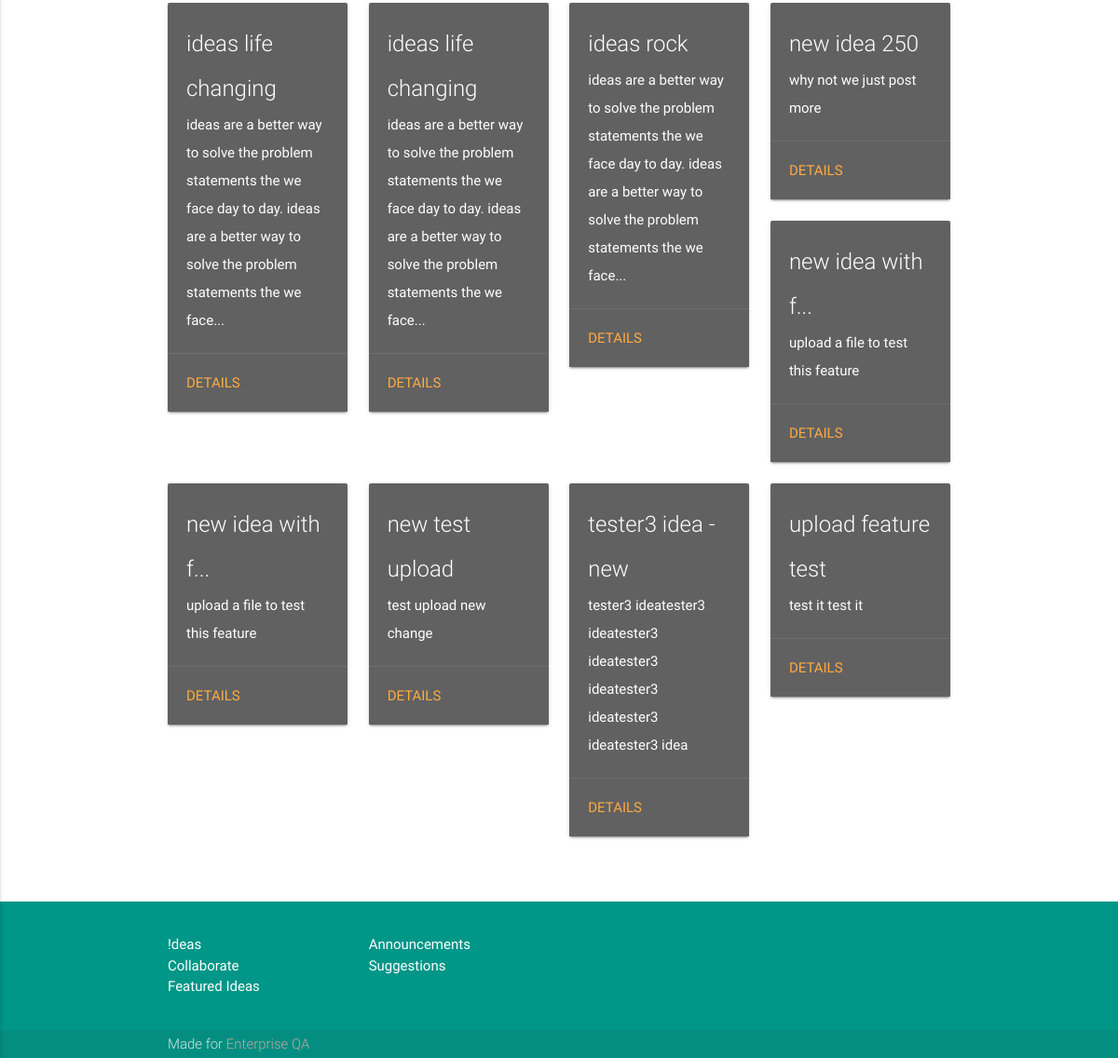
Page /ideas (lower part) on the earlier database version.
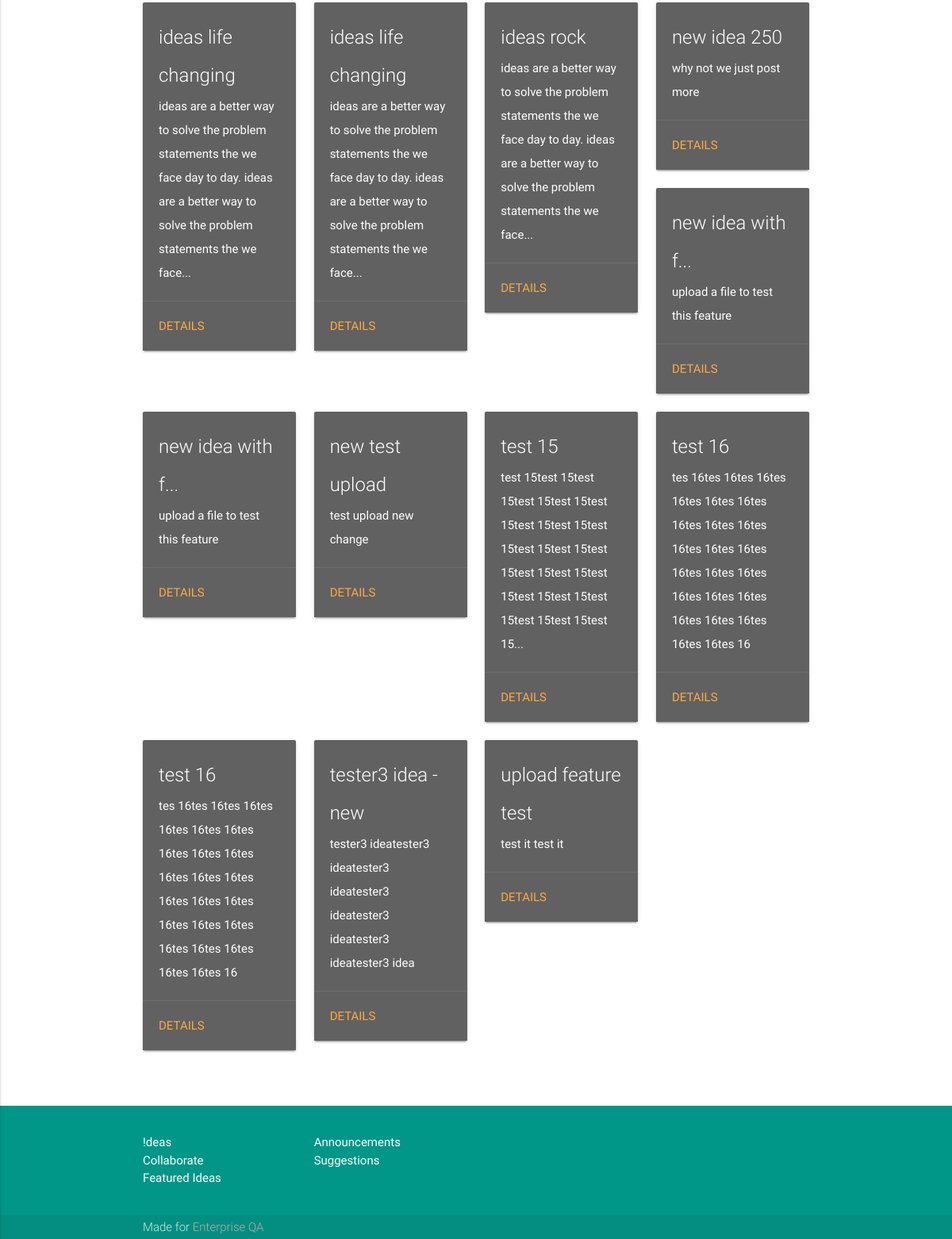
Same page on the later database version.
### database.py (models this page shows)
class Ideas(Base):
    __tablename__ = 'ideas'
    id = Column(Integer, primary_key=True)
    title = Column(String(150), nullable=False)
    summary = Column(String(2000), nullable=False)
    tags = Column(String(30), nullable=True)
    filename = Column(String(50), nullable=True)
    filePath = Column(String(100), nullable=True)
    user_id = Column(Integer, ForeignKey(User.id))
    isActive = Column(Boolean, default=True)
    usability = Column(Boolean, default=False)
    createdDate = Column(DateTime(timezone=True), server_default=func.now())
    updatedDate = Column(DateTime(timezone=True), onupdate=func.now())
    user = relationship(User)
    '''@property
    def serialize(self):
    """Return object data in easily serializeable format"""
    return {
        'id': self.id,
        'title': self.title,
        'summary': self.summary,
    }'''

### app.py (the view)
@app.route('/ideas')
def ideas():
    ideasList = dbsession.query(Ideas).order_by(Ideas.title).all()
    return render_template('ideas/index.html', ideas=ideasList)

### templates/ideas/index.html (shortened to what this page needs)
{% extends "layout.html" %}
{% block content %}
  <div class="container">
    <div class="section">
      <div class="row">
        {%  for idea in ideas %}
            <div class="col s12 m6 l3">
                <div class="card grey darken-2 hoverable">
                    <div class="card-content white-text">
                        <span class="card-title">{{ idea.title  | truncate(18, true)}}</span>
                        <p>{{ idea.summary | truncate(150, true) }}</p>
                    </div>
                    <div class="card-action">
                        <a href="{{ url_for('ideaDetails', idea_id=idea.id)}}">Details</a>
                    </div>
                </div>
            </div>
          {% endfor %}
        </div>
    </div>
  </div>
    <div class="fixed-action-btn" style="top: 60px; right: 24px;">
    </div>
{% endblock %}

### templates/layout.html (shortened to what this page needs)
<!DOCTYPE html>
<html lang="en">
<head>
  <link rel="stylesheet" type="text/css" href="{{ url_for('static', filename='css/materialize.css') }}">
  <link rel="stylesheet" type="text/css" href="{{ url_for('static', filename='css/style.css') }}" media="screen,projection"/>
</head>
<body>
  <main>
      <div class="row">
            {% block content %}
            {% endblock %}
      </div>
</main>
  <footer class="page-footer teal">
    <div class="container">
      <div class="row">
        <div class="col l3 s12">
          <ul>
            <li><a class="white-text" href="{{ url_for('ideas') }}">!deas</a></li>
            <li><a class="white-text" href="#!">Collaborate</a></li>
            <li><a class="white-text" href="{{ url_for('tools') }}">Featured Ideas</a></li>
          </ul>
        </div>
        <div class="col l3 s12">
          <ul>
            <li><a class="white-text" href="#!">Announcements</a></li>
            <li><a class="white-text" href="#!">Suggestions</a></li>
          </ul>
        </div>
      </div>
    </div>
    <div class="footer-copyright">
      <div class="container">
      Made for <a class="brown-text text-lighten-3" href="#">Enterprise QA</a>
      </div>
    </div>
  </footer>
  </body>
</html>

### static/css/style.css (style rules this page uses)
p { line-height: 2rem; }
footer.page-footer { margin: 0; }

### templates/layout.html (style rules this page uses)
body { display: flex; min-height: 100vh; flex-direction: column; }
main { flex: 1 0 auto; }

Differences in the rows shown:
added Ideas: title "test 15", summary "test 15test 15test 15test 15test 15test 15test 15test 15test 15test 15test 15test 15test 15test 15test 15test 15test 15test 15test 15test 15test 15..."
added Ideas: title "test 16", summary "tes 16tes 16tes 16tes 16tes 16tes 16tes 16tes 16tes 16tes 16tes 16tes 16tes 16tes 16tes 16tes 16tes 16tes 16tes 16tes 16tes 16tes 16tes 16tes 16"
added Ideas: title "test 16", summary "tes 16tes 16tes 16tes 16tes 16tes 16tes 16tes 16tes 16tes 16tes 16tes 16tes 16tes 16tes 16tes 16tes 16tes 16tes 16tes 16tes 16tes 16tes 16tes 16"
